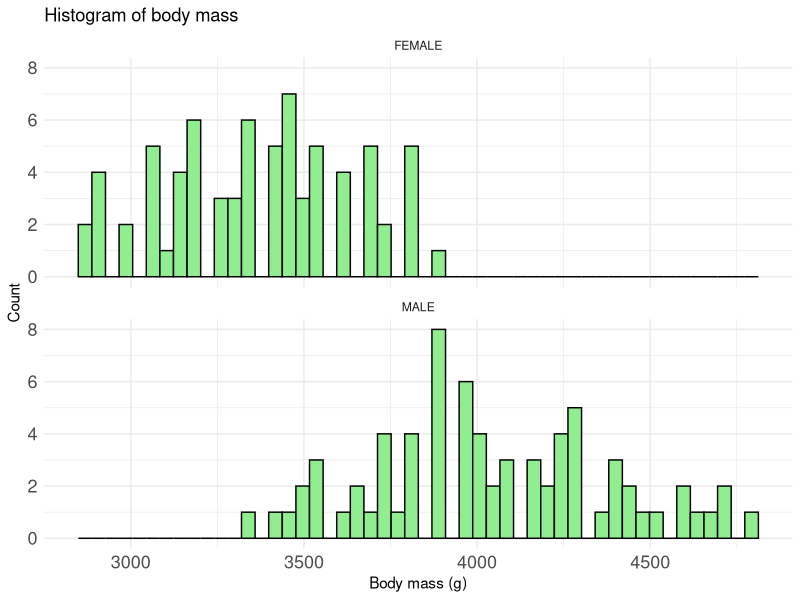
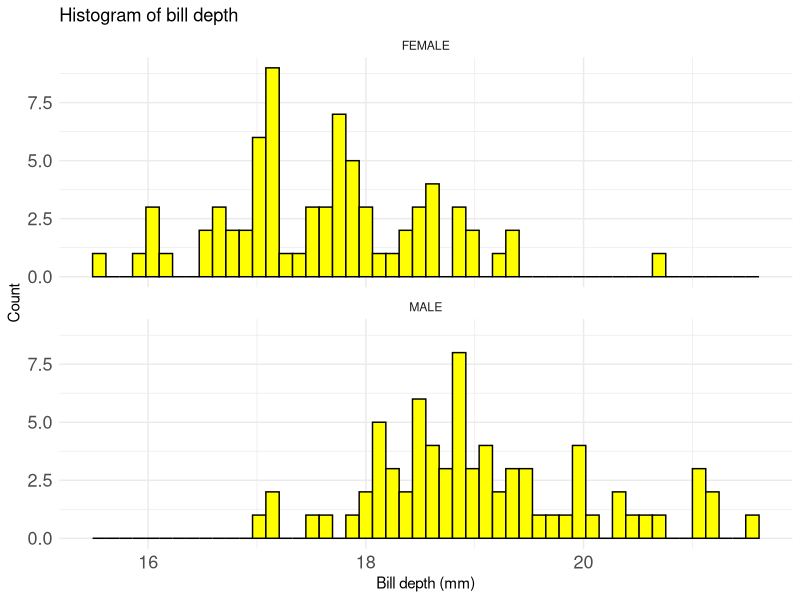
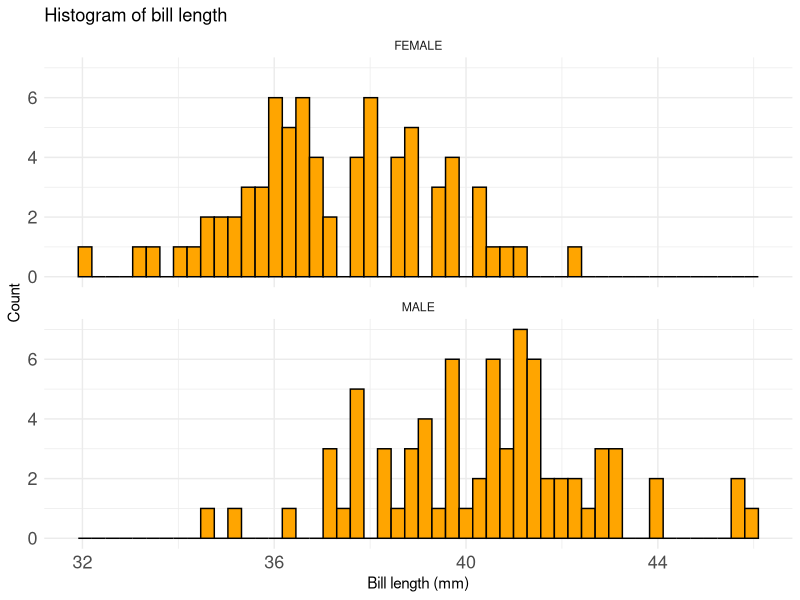

Reproduce these figures in R, in order.
## ---- chunk 1
knitr::opts_chunk$set(echo = TRUE)
knitr::opts_chunk$set(tidy.opts = list(width.cutoff = 60), tidy = TRUE)
## ---- chunk 2
# Load the palmerpenguins package. You will also need the package dplyr from the tidyverse for the next exercises
library(tidyverse)
library(palmerpenguins)

# Assign the 'penguins_raw' dataframe contained in the package to a new object
# Hint: You can just do [your object name here] <- penguins_raw once you load the package
penguins <- penguins_raw


### Simplify variable names. 
# Rename the columns Culmen.Length..mm. to bill_length, Culmen.Depth..mm. to bill_depth, Flipper.Length..mm. to flipper_length, and Body.Mass..g. to body_mass
# Use the function rename() from the dplyr package
# Save the result to a new dataframe object for later use
penguins_renamed <- penguins %>% rename(bill_length = `Culmen Length (mm)`, bill_depth = `Culmen Depth (mm)`, flipper_length = `Flipper Length (mm)`, body_mass = `Body Mass (g)`)


# Change all remaining column names to user lower case only. This is helpful to avoid confusion about capitalization in your code and speeds up writing code as well! To do this, explore the function toupper() and tolower(). You can rename each column manually as above or you can extract a vector of column names with names(), apply the tolower() function to that vector, and reassign the dataframe column names to that new vector of names. Try it out! 

## one option: penguins_lower_columns <- tolower(names(penguins_renamed))
penguins_lower_columns <- penguins_renamed %>% names() %>% tolower()
penguins_renamed <- penguins_renamed %>% rename_with(tolower)


# Create yet another dataframe that contains a subset of your columns
# Select the columns: species, island, sex, bill_length, bill_depth, body_mass
# Note: It is easier to work with dataframes that have only the information you might need for the analyses and visualizations you want to do. You can always add others later if need be. When you do this, always work on a copy of your data! 
penguins_selected <- penguins_renamed %>% select(c(species, island, sex, bill_length, bill_depth, body_mass))


# Filter your data to Adelie penguins using the filter() function from dplyr
# Keep all columns from your cleaned subset of the data created in the step before
adelie_penguins <- penguins_selected %>% filter(species == 'Adelie Penguin (Pygoscelis adeliae)')


# Print out a descriptive summary of the Adelie penguin data colums with a function of your choice.
# This does not have to be pretty! 
summary(adelie_penguins)


## ---- chunk 3

# Determine how to calculate appropriate descriptive statistics for your data.
# For this, first create a histogram of the distribution of all your continuous variables
# For each variable, create a histogram for males and females separately. 
# You can use the hist() function or explore the use of ggplot(). The latter will allow you to split the output by sex without having to create separate subsets of the data by using the facet_wrap() or facet_grid() functions within ggplot. See lecture code for examples.
adelie_penguins_no_na <- adelie_penguins %>% na.omit()
adelie_penguins_no_na %>%
  ggplot(aes(x = body_mass)) +
  geom_histogram(color = "black", fill = "lightgreen", bins = 50, na.rm = TRUE) + 
  theme_minimal() + 
  labs(title = "Histogram of body mass", 
       x = "Body mass (g)", 
       y = "Count") + 
  theme(axis.text = element_text(size = 13)) + 
  facet_wrap(~sex, nrow = 3)

adelie_penguins_no_na %>%
  ggplot(aes(x = bill_depth)) +
  geom_histogram(color = "black", fill = "yellow", bins = 50, na.rm = TRUE) + 
  theme_minimal() + 
  labs(title = "Histogram of bill depth", 
       x = "Bill depth (mm)", 
       y = "Count") + 
  theme(axis.text = element_text(size = 13)) + 
  facet_wrap(~sex, nrow = 3)

adelie_penguins_no_na %>%
  ggplot(aes(x = bill_length)) +
  geom_histogram(color = "black", fill = "orange", bins = 50, na.rm = TRUE) + 
  theme_minimal() + 
  labs(title = "Histogram of bill length", 
       x = "Bill length (mm)", 
       y = "Count") + 
  theme(axis.text = element_text(size = 13)) + 
  facet_wrap(~sex, nrow = 3)

# Answer the question: 
# What is the appropriate measure of central tendency and spread to use for these variables and why? 

## Using mean should be a sufficient measure of central tendency for all values, since there isn't a dramatic visible skew in either direction on the graphs. If we use mean, then we should use standard deviation to measure spread. 

## ---- chunk 4

# Calculate the mean and standard deviation for each of the three continuous variables and arrange them in a summary dataframe that contains species, sex, means and standard deviations for each measure (total of 8 columns). 
adelie_penguins_no_na %>%
  group_by(sex, species) %>% 
  summarize(mean_bill_depth = mean(bill_depth),
            sd_bill_depth = sd(bill_depth),
            mean_bill_length = mean(bill_length),
            sd_bill_length = sd(bill_length),
            mean_body_mass = mean(body_mass),
            sd_body_mass = sd(body_mass))



# Answer the question: What is more variable, bill length or bill depth? 

## Bill length has a larger SD value for both sexes than the SD value for bill depth, so bill length is more variable. 

